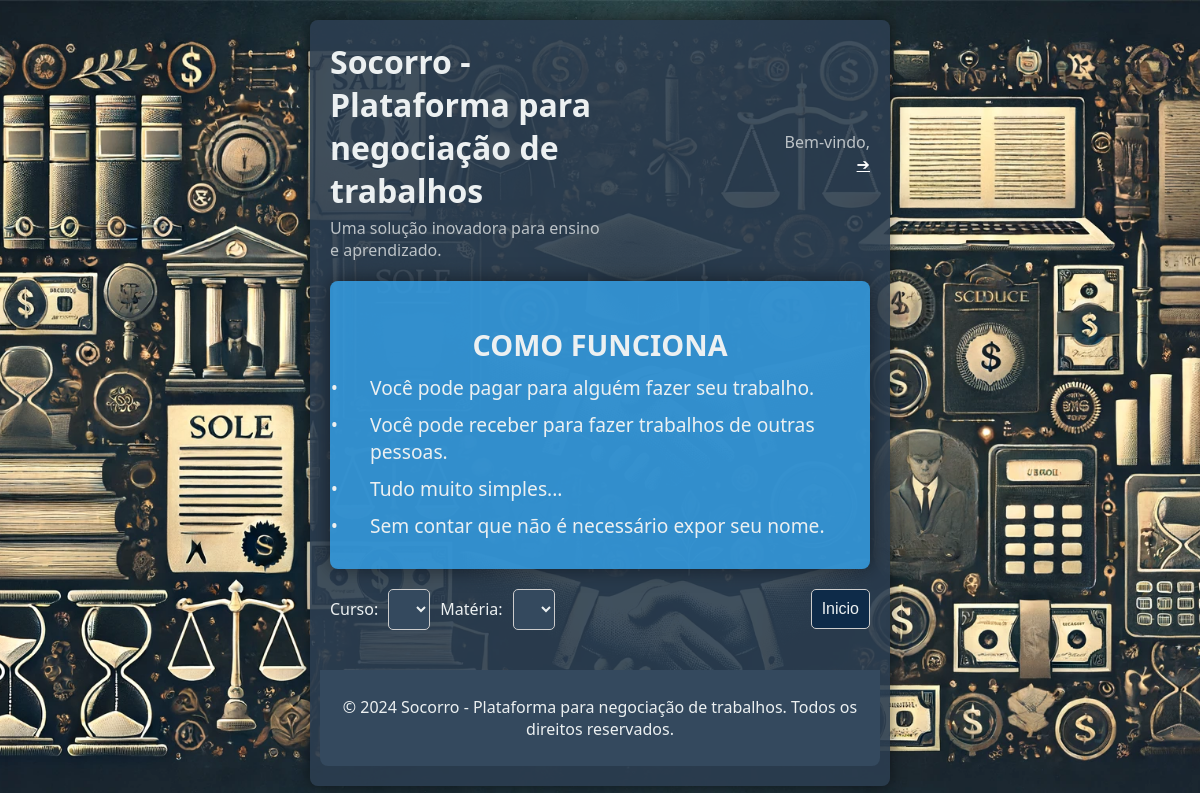
Before: /2inicio/ with the older database file.
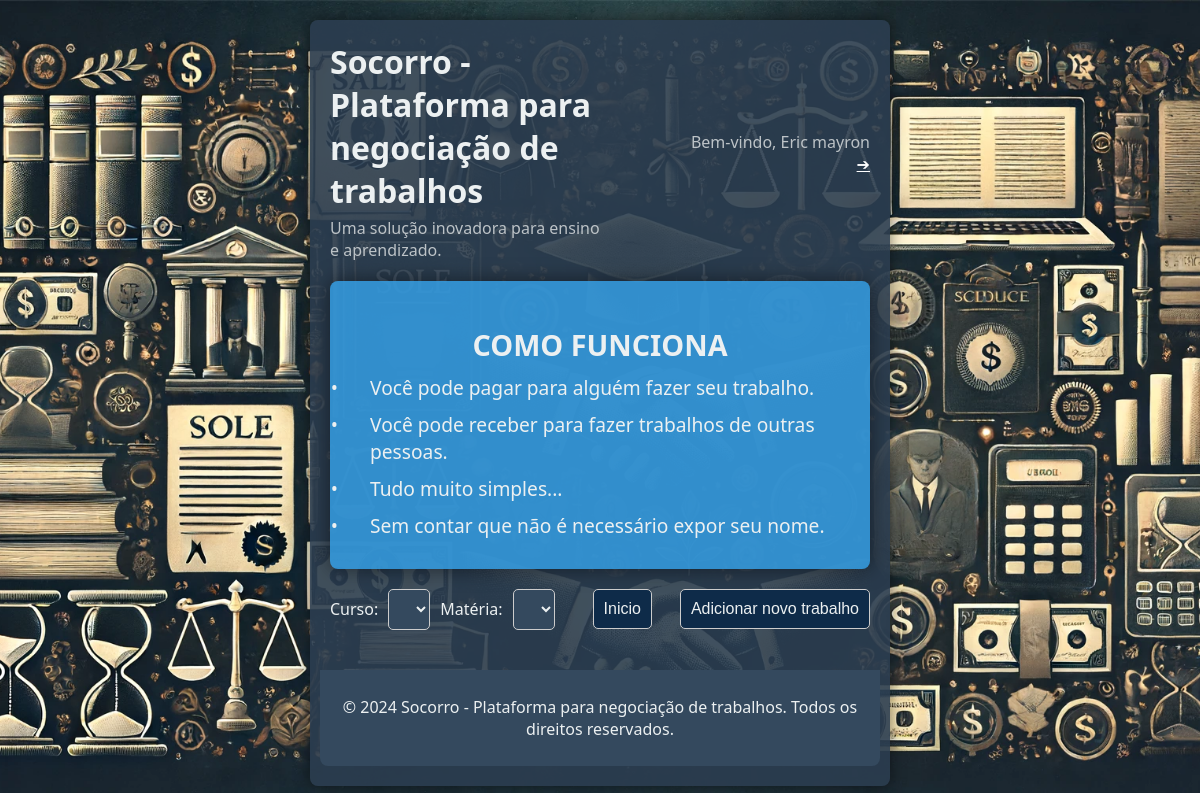
After: the same page with the newer database file.
### socorro_app/models.py (models this page shows)
class Usuario(models.Model):
    id_usuario = models.AutoField(primary_key=True)
    nome = models.TextField(max_length=255)
    cell = models.IntegerField()
    saldo = models.IntegerField()
    chave_pix = models.CharField(max_length=200)
    gmail = models.EmailField(max_length=500)
    senha = models.CharField(max_length=100)
    Trabalhos_aceitos = models.CharField(max_length=100)
    Trabalhos_feitos = models.CharField(max_length=100)

### socorro_app/views.py (the view)
# urls.py: path('<int:id_usu>inicio/', views.inicio, name='inicio'),
def inicio(request,id_usu):
    cursos= Cursos_class.objects.all()
    materias=Materias_class.objects.all()
    trabalhos = Trabalhos_fazer.objects.all()
    usuario = Usuario.objects.filter(id_usuario=id_usu)
    return render(request, 'socorro_app/inicio.html',{"usu":usuario,"curso":cursos,"materias":materias,'trabalhos': trabalhos})

### socorro_app/templates/socorro_app/inicio.html (shortened to what this page needs)
<!DOCTYPE html>
<html lang="pt-BR">
<head>
    {% load static %}
    <link rel="stylesheet" href="{% static 'css/style_2 .css' %}">
</head>
<body>
    <div class="container">
        <div class="header">
            <div class="project-idea">
                <h1>Socorro - Plataforma para negociação de trabalhos</h1>
                <p>Uma solução inovadora para ensino e aprendizado.</p>
            </div>
            <div class="user-profile">
                <p>Bem-vindo, {{ usu.0.nome }}</p>
                <a href="{% url 'socorro_app:perfil' id_usu=usu.0.id_usuario %}">➔</a>
            </div>
        </div>
        <div class="content">
            <section class="how-it-works">
                <h2>Como Funciona</h2>
                <ul>
                    <li>Você pode pagar para alguém fazer seu trabalho.</li>
                    <li>Você pode receber para fazer trabalhos de outras pessoas.</li>
                    <li>Tudo muito simples...</li>
                    <li>Sem contar que não é necessário expor seu nome.</li>
                </ul>
            </section>
            <div class="search-filter">
                <label for="comboCursos">Curso:</label>
                <select id="comboCursos" onchange="enviarCursoSelecionado()">
                </select>
                <label for="comboMaterias">Matéria:</label>
                <select id="comboMaterias">
                </select>
                <form action="{% url 'socorro_app:inicio' id_usu=usu.0.id_usuario %}">
                    <button type="submit">Inicio</button>
                </form>
                {% for usuario in usu %}
                <form action="{% url 'socorro_app:novo' id_usu=usuario.id_usuario valida=0 %}" method="post">
                    <button type="submit">Adicionar novo trabalho</button>
                </form>
                {% endfor %}
            </div>
        </div>
        <div class="footer">
            <p>&copy; 2024 Socorro - Plataforma para negociação de trabalhos. Todos os direitos reservados.</p>
        </div>
    </div>
</body>
</html>

Changed rows visible on the page:
added Usuario: nome "Eric mayron"
